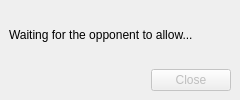
<?xml version="1.0" encoding="UTF-8"?>
<ui version="4.0">
 <class>WaitDialog</class>
 <widget class="QDialog" name="WaitDialog">
  <property name="geometry">
   <rect>
    <x>0</x>
    <y>0</y>
    <width>240</width>
    <height>100</height>
   </rect>
  </property>
  <property name="sizeIncrement">
   <size>
    <width>240</width>
    <height>100</height>
   </size>
  </property>
  <property name="windowTitle">
   <string>Waiting...</string>
  </property>
  <layout class="QVBoxLayout" name="verticalLayout">
   <property name="spacing">
    <number>20</number>
   </property>
   <property name="leftMargin">
    <number>9</number>
   </property>
   <property name="topMargin">
    <number>20</number>
   </property>
   <property name="rightMargin">
    <number>9</number>
   </property>
   <property name="bottomMargin">
    <number>9</number>
   </property>
   <item>
    <widget class="QLabel" name="label">
     <property name="text">
      <string>Waiting for the opponent to allow...</string>
     </property>
    </widget>
   </item>
   <item>
    <widget class="QDialogButtonBox" name="buttonBox">
     <property name="enabled">
      <bool>false</bool>
     </property>
     <property name="orientation">
      <enum>Qt::Horizontal</enum>
     </property>
     <property name="standardButtons">
      <set>QDialogButtonBox::Close</set>
     </property>
    </widget>
   </item>
  </layout>
 </widget>
 <resources/>
 <connections>
  <connection>
   <sender>buttonBox</sender>
   <signal>accepted()</signal>
   <receiver>WaitDialog</receiver>
   <slot>accept()</slot>
   <hints>
    <hint type="sourcelabel">
     <x>248</x>
     <y>254</y>
    </hint>
    <hint type="destinationlabel">
     <x>157</x>
     <y>274</y>
    </hint>
   </hints>
  </connection>
  <connection>
   <sender>buttonBox</sender>
   <signal>rejected()</signal>
   <receiver>WaitDialog</receiver>
   <slot>reject()</slot>
   <hints>
    <hint type="sourcelabel">
     <x>316</x>
     <y>260</y>
    </hint>
    <hint type="destinationlabel">
     <x>286</x>
     <y>274</y>
    </hint>
   </hints>
  </connection>
 </connections>
</ui>
